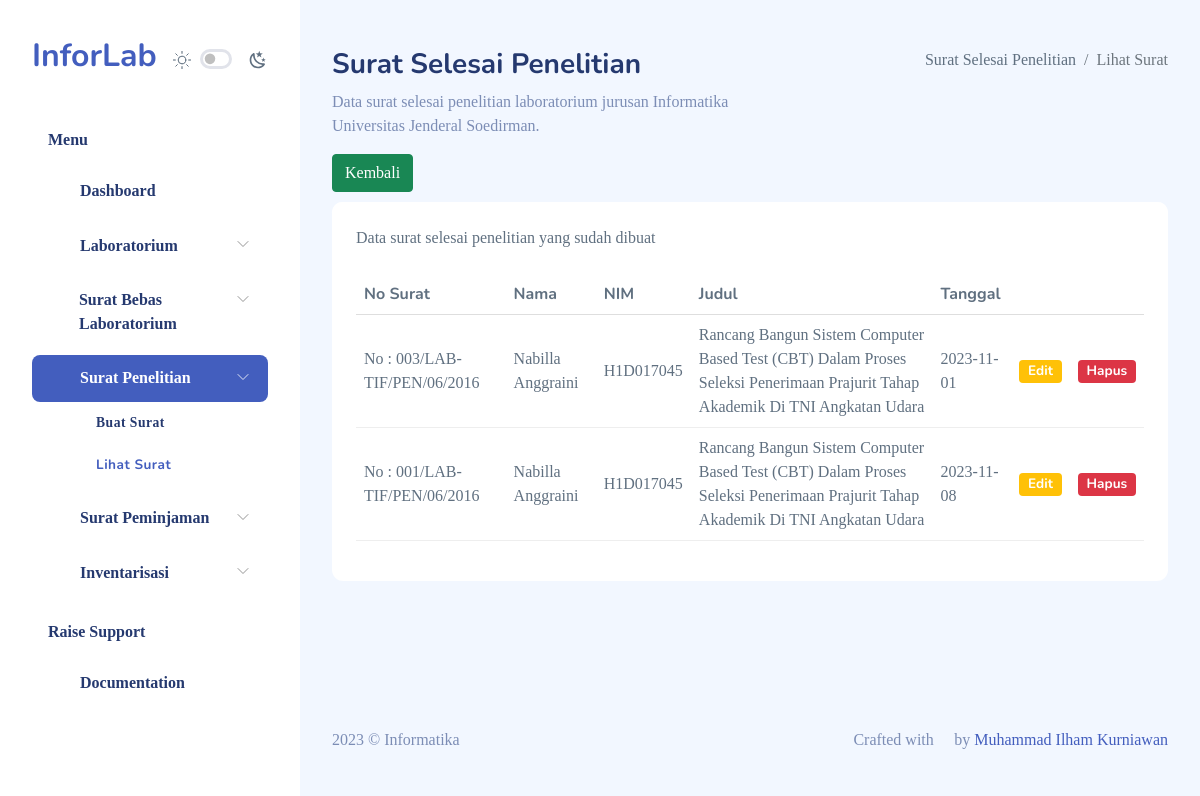
The app's page /index.php?r=surat_penelitian with its own data.
### tables this page shows
CREATE TABLE `surat_penelitian` (
  `no_surat` varchar(30) NOT NULL,
  `nama` varchar(100) NOT NULL,
  `nim` varchar(10) NOT NULL,
  `judul` varchar(1000) NOT NULL,
  `tanggal` date NOT NULL,
  `namaDospem` varchar(100) NOT NULL,
  `nipDospem` varchar(20) NOT NULL
);

### modul/surat_penelitian/surat_penelitian.php (the view, shortened to what this page needs)
<div class="page-heading">
  <div class="page-title">
    <div class="row">
      <div class="col-12 col-md-6 order-md-1 order-last">
        <h3>Surat Selesai Penelitian</h3>
        <p class="text-subtitle text-muted">
          Data surat selesai penelitian laboratorium jurusan Informatika Universitas Jenderal Soedirman.
        </p>
        <div class="buttons">
              <a href="index.php?r=lihat_surat_penelitian" class="btn btn-success">Kembali</a>
        </div>
      </div>
      <div class="col-12 col-md-6 order-md-2 order-first">
        <nav
          aria-label="breadcrumb"
          class="breadcrumb-header float-start float-lg-end"
        >
        <ol class="breadcrumb">
            <li class="breadcrumb-item">
              Surat Selesai Penelitian
            </li>
            <li class="breadcrumb-item active">
              Lihat Surat
            </li>
          </ol>
        </nav>
      </div>
    </div>
  </div>
  <?php
    if (isset($_POST['tgl1']) && isset($_POST['tgl2'])) {
      $var1 = $_POST['tgl1'];
      $var2 = $_POST['tgl2'];
      $tgl1 = str_replace('/', '-', $var1);
      $date1 = date('Y-m-d', strtotime($tgl1));
      $tgl2 = str_replace('/', '-', $var2);
      $date2 = date('Y-m-d', strtotime($tgl2));
      $rentang = $var1." Sampai ".$var2;
      $sqlkelas = "select * from surat_penelitian where tanggal between '".$date1."' and '".$date2."' order by tanggal asc";
    } else {
      $sqlkelas = "select * from surat_penelitian order by tanggal asc";
      $rentang = '';
    }
  ?>
  <section class="section">
    <div class="card">
      <div class="card-header">Data surat selesai penelitian yang sudah dibuat <?php echo $rentang; ?></div>
      <div class="card-body">
        <table class="table" id="table-surat-penelitian">
          <thead>
            <tr>
              <th>No Surat</th>
              <th>Nama</th>
              <th>NIM</th>
              <th>Judul</th>
              <th>Tanggal</th>
              <th></th>
              <th></th>
            </tr>
          </thead>
          <tbody>
          <?php
                $resultkelas = $conn->query($sqlkelas);
              if ($resultkelas->num_rows>0) {
                  while ($row = $resultkelas->fetch_assoc()) {
                      ?>
                    <tr>
                        <td>
                          <?php echo $row['no_surat'];?>
                        </td>
                        <td>
                          <?php echo $row['nama'];?>
                        </td>
                        <td>
                          <?php echo $row['nim'];?>
                        </td>
                        <td>
                          <?php echo $row['judul'];?>
                        </td>
                        <td>
                          <?php echo $row['tanggal'];?>
                        </td>
                        <td>
                          <a href="index.php?r=edit_surat_penelitian&id=<?php echo $row['no_surat']?>"  class="badge bg-warning">Edit</a>
                        </td>
                        <td>
                          <a href="././hapus.php?k=hapus_surat_penelitian&id=<?php echo $row['no_surat']?>" onclick="return confirm('Yakin Hapus Surat \'<?php echo $row['no_surat'];?> : <?php echo $row['nama'];?>\' ?')" class="badge bg-danger">Hapus</a>
                        </td>
                    </tr><?php
                }
              }
          ?>
          </tbody>
        </table>
      </div>
    </div>
  </section>
</div>

### records on screen
surat_penelitian: no_surat "No : 003/LAB-TIF/PEN/06/2016", nama "Nabilla Anggraini", nim "H1D017045", judul "Rancang Bangun Sistem Computer Based Test (CBT) Dalam Proses Seleksi Penerimaan Prajurit Tahap Akademik Di TNI Angkatan Udara", tanggal "2023-11-01"
surat_penelitian: no_surat "No : 001/LAB-TIF/PEN/06/2016", nama "Nabilla Anggraini", nim "H1D017045", judul "Rancang Bangun Sistem Computer Based Test (CBT) Dalam Proses Seleksi Penerimaan Prajurit Tahap Akademik Di TNI Angkatan Udara", tanggal "2023-11-08"
